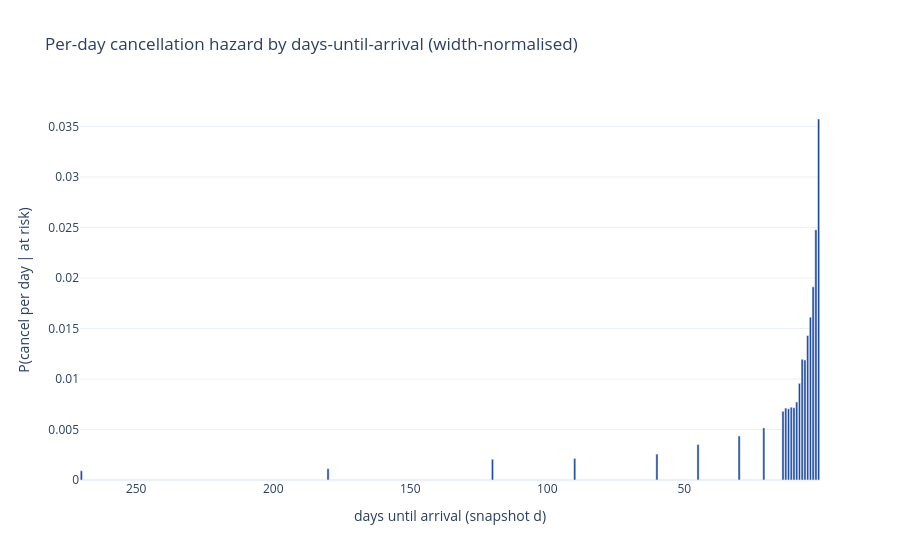

The notebook cell saved with this chart:
### Markdown cell above
## 2 - Person-period grid + empirical hazard by horizon

Each booking is expanded to one row per snapshot it survives to where the target is "cancelled within this snapshot's window". Because the coarse snapshots span wider windows, I plot the **per-day** hazard (window rate / window width) so daily and coarse snapshots are comparable.

### Code cell
num, cat = HZ.feature_lists(clean)
print(f"features: {len(num)} numeric + {len(cat)} categorical")
print(f"snapshot grid (daily 1..14 + coarse tail): {HZ.SNAP}")

pp, _ = HZ.build_person_period(ce, num, cat)
g = pp.groupby(HZ.AXIS).agg(haz=("y", "mean"), width=("width", "first"), n=("y", "size"))
g["haz_per_day"] = g["haz"] / g["width"]          # width-normalised => comparable across snapshots
print(f"person-period rows: {len(pp):,}")

fig = go.Figure()
fig.add_bar(x=g.index, y=g["haz_per_day"], marker_color=BRAND["blue"])
fig.update_layout(title="Per-day cancellation hazard by days-until-arrival (width-normalised)",
                  xaxis_title="days until arrival (snapshot d)",
                  yaxis_title="P(cancel per day | at risk)")
fig.update_xaxes(autorange="reversed")
fig.show()

### Figure 1 — Plotly figure (JSON) as saved in the notebook; plotly's stock layout.template omitted (floating-point values rounded to 4 significant figures)
{"data": [{"marker": {"color": "#1E4BA1"}, "type": "bar", "x": [1.0, 2.0, 3.0, 4.0, 5.0, 6.0, 7.0, 8.0, 9.0, 10.0, 11.0, 12.0, 13.0, 14.0, 21.0, 30.0, 45.0, 60.0, 90.0, 120.0, 180.0, 270.0], "y": [0.03575, 0.02478, 0.01913, 0.01613, 0.01431, 0.01188, 0.01196, 0.009575, 0.007721, 0.007159, 0.007214, 0.007055, 0.007124, 0.006804, 0.005165, 0.00436, 0.003518, 0.002567, 0.002136, 0.002055, 0.001121, 0.0009155]}], "layout": {"title": {"text": "Per-day cancellation hazard by days-until-arrival (width-normalised)"}, "xaxis": {"autorange": "reversed", "title": {"text": "days until arrival (snapshot d)"}}, "yaxis": {"title": {"text": "P(cancel per day | at risk)"}}}}
